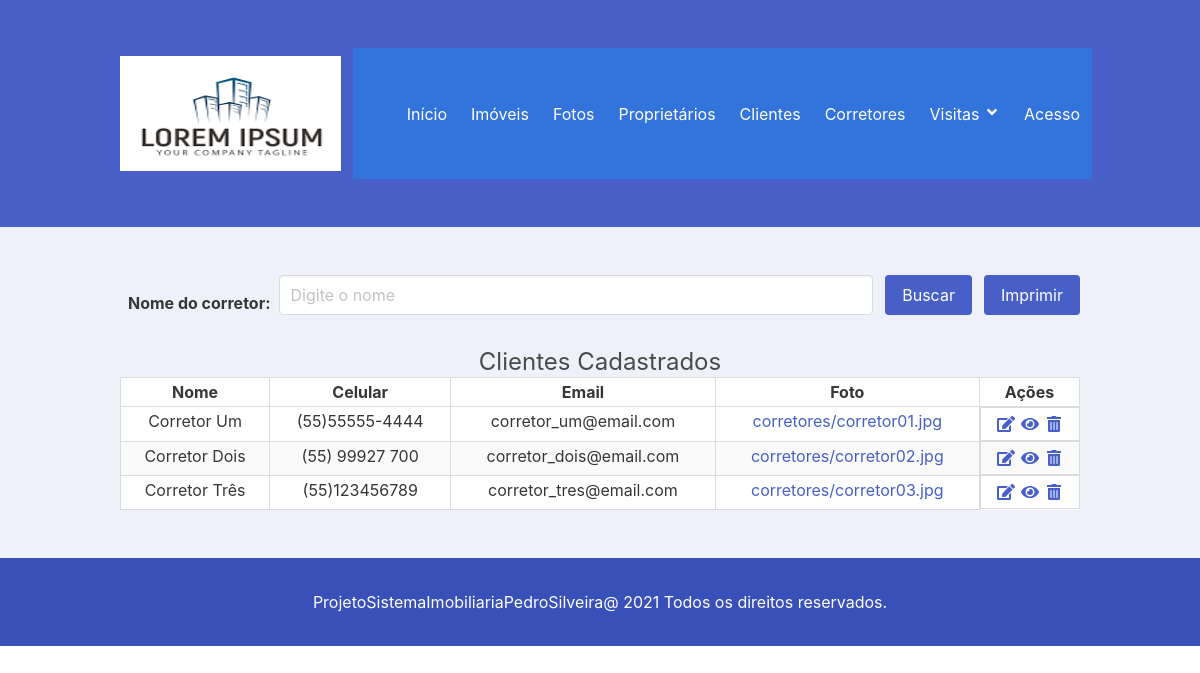
/corretores, run on the app's committed database.
### agenda/models.py (models this page shows, shortened)
class Corretor(models.Model):
    nome = models.CharField('Nome', max_length=35, help_text='Informe o nome')
    celular = models.CharField('Celular', max_length=14, help_text='Informe o telefone Ex.:(xx)xxxxx-xxxx')
    email = models.EmailField('Email', max_length=100, help_text='Informe o email')
    foto = StdImageField('Foto', upload_to='corretores', variations={'thumb': {'width': 200, 'height': 200, 'crop': True}})
    class Meta:
        verbose_name = 'Corretor'
        verbose_name_plural = 'Corretores'

### agenda/views.py (the view)
# urls.py: path('corretores', CorretoresView.as_view(), name='corretores'),
class CorretoresView(ListView):
    model = Cliente
    template_name = 'corretores.html'
    def get_queryset(self, *args, **kwargs):
        buscar = self.request.GET.get('buscar')
        qs = super(CorretoresView, self).get_queryset(*args, **kwargs)
        if buscar:
            qs = qs.filter(nome__icontains=buscar)
        return qs
    def get(self, *args, **kwargs):
        if self.request.GET.get('imprimir') == 'pdf':
            html_pdf = HtmlToPdf(arquivo='corretor_pdf', qs=self.get_queryset())
            return html_pdf.response
        else:
            return super(CorretoresView, self).get(*args, **kwargs)
    queryset = Corretor.objects.all()

### agenda/templates/corretores.html (shortened to what this page needs)
{% extends 'base.html' %}
{% load static %}
{% block content %}
<section class="section has-background-link-Light">
    <div class="container">
        <form id="formListaCorretores" action="" method="GET">
            <div class="field is-grouped is-flex is-align-itens-center is-flex-wrap-wrap">
                <label class="label p-2 mt-2">Nome do corretor: </label>
                 <div class="control is-expanded">
                    <input class="input" type="text" name="buscar" value="{{ request.GET.buscar }}"
                        placeholder="Digite o nome">
                 </div>
                 <div class="control">
                    <button type="button" class="button is-link" onClick="geraPdf(' ','formListaCorretores');">
                        Buscar
                    </button>
                 </div>
                 {% if object_list %}
                    <div class="control">
                        <button type="button" class="button is-link" onClick="geraPdf('pdf','formListaCorretores');">
                            Imprimir
                        </button>
                    </div>
                 {% endif %}
            </div>
        </form>
        {% if object_list %}
        <center><h1 class="subtitle is-size-4">Clientes Cadastrados </h1></center>
        <div class="table">
            <table class="table is-table is-bordered is-striped is-narrow is-hoverable is-fullwidth">
                <thead>
                <tr>
                    <th class="has-text-centered">Nome</th>
                    <th class="has-text-centered">Celular</th>
                    <th class="has-text-centered">Email</th>
                    <th class="has-text-centered">Foto</th>
                    <th class="has-text-centered" style="width: 100px;">Ações</th>
                </tr>
                </thead>
                <tbody>
                {% for corretor in object_list %}
                <tr>
                    <td class="has-text-centered"> {{ corretor.nome }} </td>
                    <td class="has-text-centered"> {{ corretor.celular }} </td>
                    <td class="has-text-centered"> {{ corretor.email }} </td>
                    <td class="has-text-centered">
                        <a href="#" data-toggle="modal" class="modal-target"
                            data-bulma-modal="modal{{corretor.id}}"
                           id="modal{{ corretor.id }}"> {{ corretor.foto }}
                        </a>
                    </td>
                    <td class="has-text-centered is-flex is-flex-wrap-nowrap is-justify-content-center">
                        <a href="{% url 'corretor_adicionar' %}" title="Adicionar">
                            <span class="icon">
                                <i class="fas fa-edit"></i>
                            </span>
                        </a>
                        <a href="{% url 'corretor_editar' corretor.pk %}" title="Editar">
                            <span class="icon">
                                <i class="fas fa-eye"></i>
                            </span>
                        </a>
                        <a href="{% url 'corretor_apagar' corretor.pk %}" title="Excluir">
                            <span class="icon">
                                <i class="fas fa-trash-alt"></i>
                            </span>
                        </a>
                    </td>
                </tr>
                {% endfor %}
                </tbody>
            </table>
        </div>
        {% else %}
        <h2>Não existem corretores cadastrados cadastrados!</h2>
        {% endif %}
    </div>
</section>
{% endblock %}

### data on the page
Corretor: nome "Corretor Um", celular "(55)55555-4444", email "corretor_um@email.com", foto "corretores/corretor01.jpg"
Corretor: nome "Corretor Dois", celular "(55) 99927 700", email "corretor_dois@email.com", foto "corretores/corretor02.jpg"
Corretor: nome "Corretor Três", celular "(55)123456789", email "corretor_tres@email.com", foto "corretores/corretor03.jpg"
